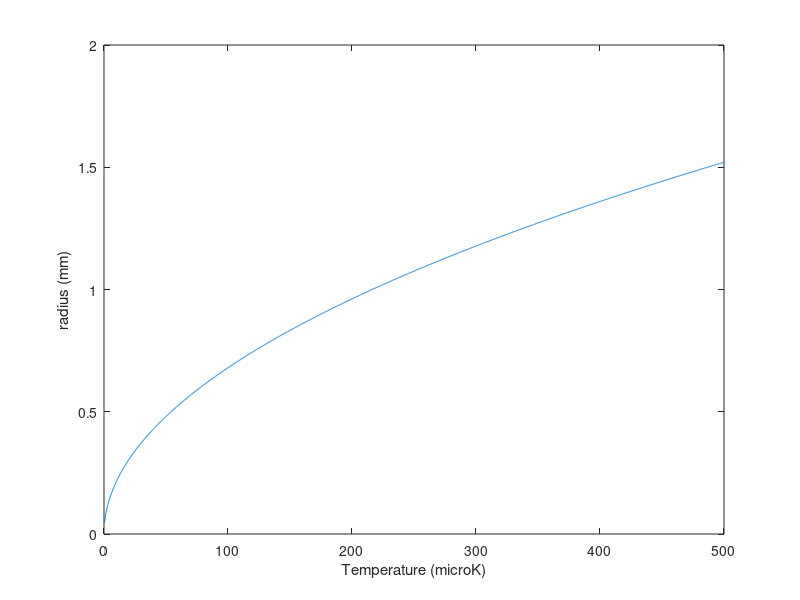

The MATLAB script that drew this image: (Note: this script raises an error after producing the figure.)
clear all
close all
T=0.5e-6:1e-7:500e-6;

r=0.068*sqrt(T);

plot(T/1e-6,r/1e-3)
ylabel('radius (mm)');
xlabel('Temperature (microK)')

w1f=2*pi*51.9;
w2f=2*pi*74.9;
wbarf=(w1f*w2f^2)^(1/3);
N0=10000;
a=20e-9;
[Hemass,Hegamma,Helambda,Helife,HeIs,Hemu,hbar,kb,Hek,g]=Heconst;
s1f=sqrt(hbar/(Hemass*w1f));
sbarf=sqrt(hbar/(Hemass*wbarf));
x1f=s1f*sqrt(wbarf/w1f)*(15*N0*a/sbarf)^(1/5)

w1i=2*pi*66.7;
w2i=2*pi*1656;
wbari=(w1i*w2i^2)^(1/3);
N0=10000;
a=20e-9;
s1i=sqrt(hbar/(Hemass*w1i));
s2i=sqrt(hbar/(Hemass*w2i));
sbari=sqrt(hbar/(Hemass*wbari));

x1i=s1i*sqrt(wbari/w1i)*(15*N0*a/sbari)^(1/5)
x2i=s2i*sqrt(wbari/w2i)*(15*N0*a/sbari)^(1/5)